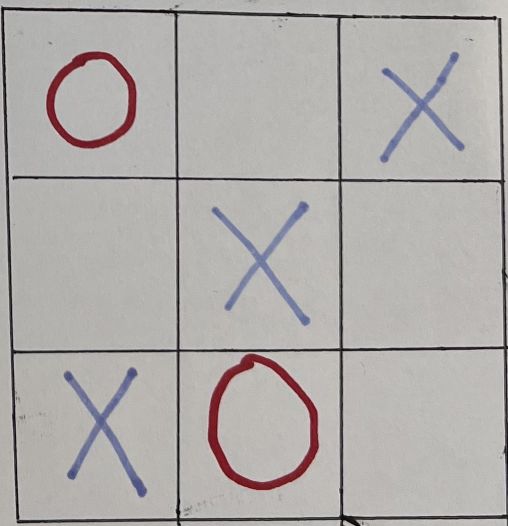
#> input picture images/tica.jpeg, 1016 x 1052 px, found by its file name (shown at 1/2 size)
$ python lebron.py   (older library calls are emulated)
#> lines starting #> are read from the running program, lines starting #| are printed output that depends on the picture; after the words box and inside, x2 and y2 are one past the last pixel; in counts of white or black regions, pixels touching at a corner belong together
# This was a playground file looking at how others have implemented similar projects
import numpy as np
import cv2

def imgshow(name, img):
    cv2.imshow(name, img)
    cv2.moveWindow(name, 200, 200)
    cv2.waitKey(0)


#create a 2d array to hold the gamestate
gamestate = [["-","-","-"],["-","-","-"],["-","-","-"]]

#kernel used for noise removal
kernel =  np.ones((7,7),np.uint8)
# Load a color image
img = cv2.imread('/Users/pranayrajpaul/Desktop/gamescrafters/gametheory-cv/images/tica.jpeg')
#> img is the input picture: shape (1052, 1016, 3); mean B, G, R 170.4, 172.5, 175.7
# get the image width and height
img_width = img.shape[0]
#> img_width = 1052
img_height = img.shape[1]
#> img_height = 1016

# turn into grayscale
img_g =  cv2.cvtColor(img, cv2.COLOR_BGR2GRAY)
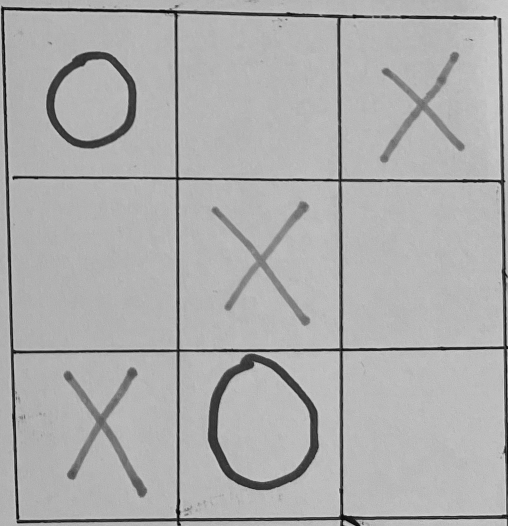
#> img_g: shape (1052, 1016) (shown at 1/2 size); min 0, max 234, mean 173.3
# turn into thresholded binary
ret, thresh1 = cv2.threshold(img_g, 127, 255, cv2.THRESH_BINARY)
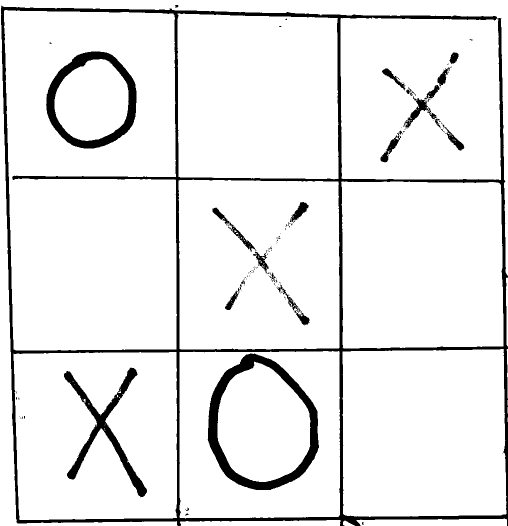
#> thresh1: shape (1052, 1016) (shown at 1/2 size); 92.1% white; 138 black regions (114 under 20 px), largest, box (x1, y1, x2, y2) and area: (2, 11, 1016, 1052) 48289, (415, 707, 638, 980) 12420, (92, 103, 273, 297) 8630
#remove noise from binary
thresh1 = cv2.morphologyEx(thresh1, cv2.MORPH_OPEN, kernel)
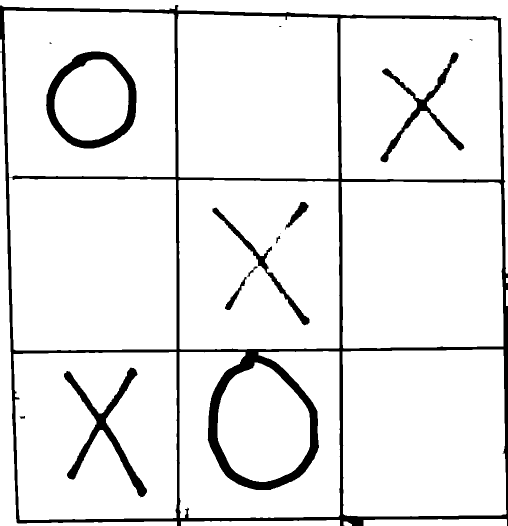
#> thresh1: shape (1052, 1016) (shown at 1/2 size); 91.8% white; 14 black regions (4 under 20 px)

#find and draw contours. RETR_EXTERNAL retrieves only the extreme outer contours

imgshow('Grayscale Image', img_g)
imgshow('Thresholded Image', thresh1)


contours, hierarchy = cv2.findContours(thresh1, cv2.RETR_EXTERNAL, cv2.CHAIN_APPROX_SIMPLE)
#> contours = 18 contours; largest, box (x1, y1, x2, y2) and area: (18, 355, 353, 701) 112232, (8, 21, 351, 354) 110364, (357, 360, 679, 699) 107041, (685, 699, 1013, 1033) 106600, (27, 704, 354, 1040) 106036

if len(contours) > 0:
    cv2.drawContours(img, contours, -1, (0, 255, 0), 15)
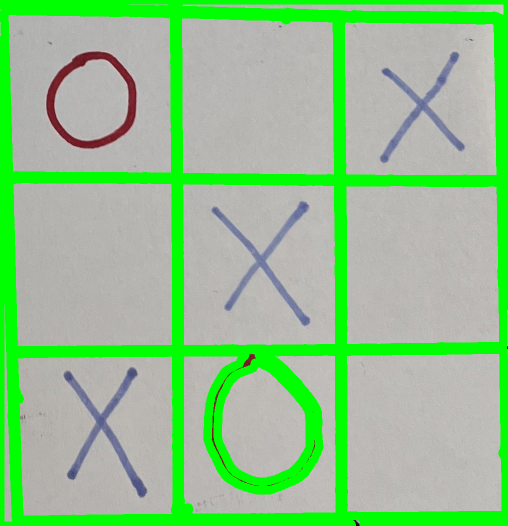
#> img: shape (1052, 1016, 3) (shown at 1/2 size); mean B, G, R 139.9, 194.9, 143.6
else:
    print("No contours found in the image.")


tileCount = 0
for cnt in contours:
        # ignore small contours that are not tiles
        if cv2.contourArea(cnt) > 200000:
                tileCount = tileCount+1
                # use boundingrect to get coordinates of tile
                x,y,w,h = cv2.boundingRect(cnt)
                # create new image from binary, for further analysis. Trim off the edge that has a line
                tile = thresh1[x+40:x+w-80,y+40:y+h-80]
                # create new image from main image, so we can draw the contours easily
                imgTile = img[x+40:x+w-80,y+40:y+h-80]

                #determine the array indexes of the tile
                tileX = round((x/img_width)*3)
                tileY = round((y/img_height)*3)

                # find contours in the tile image. RETR_TREE retrieves all of the contours and reconstructs a full hierarchy of nested contours.
                im2, c, hierarchy = cv2.findContours(tile, cv2.RETR_TREE , cv2.CHAIN_APPROX_SIMPLE)
                for ct in c:
                        # to prevent the tile finding itself as contour
                        if cv2.contourArea(ct) < 180000:
                                cv2.drawContours(imgTile, [ct], -1, (255,0,0), 15)
                                #calculate the solitity
                                area = cv2.contourArea(ct)
                                hull = cv2.convexHull(ct)
                                hull_area = cv2.contourArea(hull)
                                solidity = float(area)/hull_area

                                # fill the gamestate with the right sign
                                if(solidity > 0.5):
                                        gamestate[tileX][tileY] = "O"
                                else:
                                        gamestate[tileX][tileY] = "X"
                # put a number in the tile
                cv2.putText(img, str(tileCount), (x+200,y+300), cv2.FONT_HERSHEY_SIMPLEX, 10, (0,0,255), 20)
#> this loop made 18 passes
#> cnt on passes 8, 9, 14: [[1012, 580], [1012, 611], [1015, 611], [1015, 580]], [[1012, 556], [1012, 565], [1015, 565], [1015, 556]], [[0, 79], [0, 102], [3, 102], [3, 79]]
#> after the loop, gamestate = [['-', '-', '-'], ['-', '-', '-'], ['-', '-', '-']]; tileCount = 0

#print the gamestate
print("Gamestate:")
for line in gamestate:
        linetxt = ""
        for cel in line:
                linetxt = linetxt + "|" + cel
        print(linetxt)
#> this loop made 3 passes

# resize final image
res = cv2.resize(img,None,fx=0.2, fy=0.2, interpolation = cv2.INTER_CUBIC)
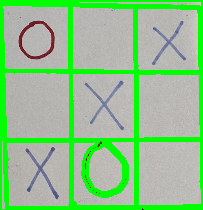
#> res: shape (210, 203, 3); mean B, G, R 140, 194.9, 143.7

# display image and release resources when key is pressed
imgshow('image1',res)
